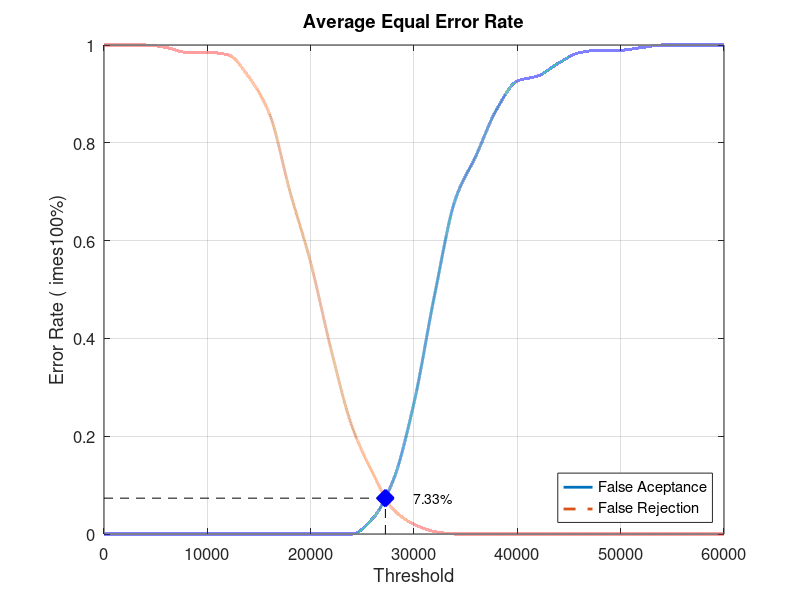
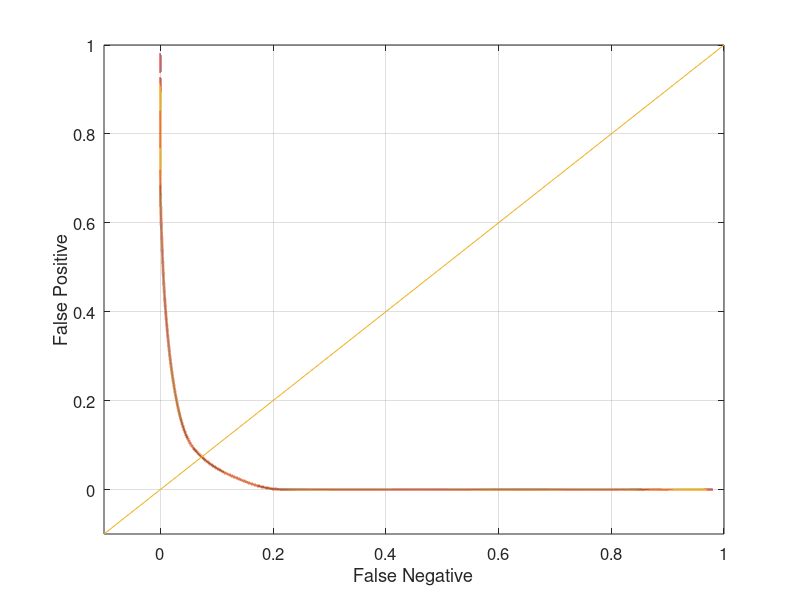

Recreate these plots in MATLAB, in order.
close all;
clear;
clc;
x = 0:2000:60000;
xq = 0:0.5:60000;

y0 = [0 0 0 0 0 0 0 0 0 0 0 0 0 0.0315789 0.110526 0.268421 0.489474 0.684211 0.773684 0.868421 0.926316 0.936842 0.963158 0.984211 0.989474 0.989474 0.994737 1 1 1 1]
yy0 = interp1(x, y0, xq, 'pchip');
y1 = [1 1 1 0.995 0.985 0.985 0.98 0.935 0.86 0.7 0.555 0.375 0.22 0.125 0.05 0.02 0.005 0 0 0 0 0 0 0 0 0 0 0 0 0 0]
yy1 = interp1(x, y1, xq, 'pchip');

% Calculating EER: 
y2 = abs(y0 - y1);
find(y2 == min(y2))
yy2 = abs(yy0 - yy1);
xEER = find(yy2 == min(yy2));
xEERIndex = xq(xEER) % X-axis EER
yEER = yy0(xEER) % Y-axis EER

main = figure
plot(xq, yy0,'-','LineWidth', 2);	hold on
plot(xq, yy1,'--','LineWidth', 2);	hold on
plot([xEERIndex xEERIndex], [0 yEER], 'k--');	hold on
plot([0 xEERIndex], [yEER yEER], 'k--');	hold on
plot(xEERIndex, yEER, 'bx', 'LineWidth', 10);	hold on
text(xEERIndex + 10 * xEERIndex / 100, yEER, [num2str(round((10000 * yEER)) / 100) '%'])
legend('False Aceptance', 'False Rejection', 'Location', 'SouthEast')
xlabel('Threshold')
ylabel('Error Rate (	imes100%)')
title('Average Equal Error Rate')
set(gca, 'FontSize', 12)
axis([0 60000 0 1])
grid on

print(main, 'Database5_4Main', '-dpng');
FNRxFPR = figure('Color', [1 1 1]);
plot(yy1, yy0, '-', yy1, yy0, 'LineWidth', 2);
hold on
y = -0.1:0.1:1
plot(y, y); 
set(gca, 'FontSize', 12)
xlabel('False Negative')
ylabel('False Positive')
axis([-0.1 1 -0.1 1])
set(gca, 'FontSize', 12)
grid on

print(FNRxFPR, 'Database5_4FNRxFPR','-dpng');
